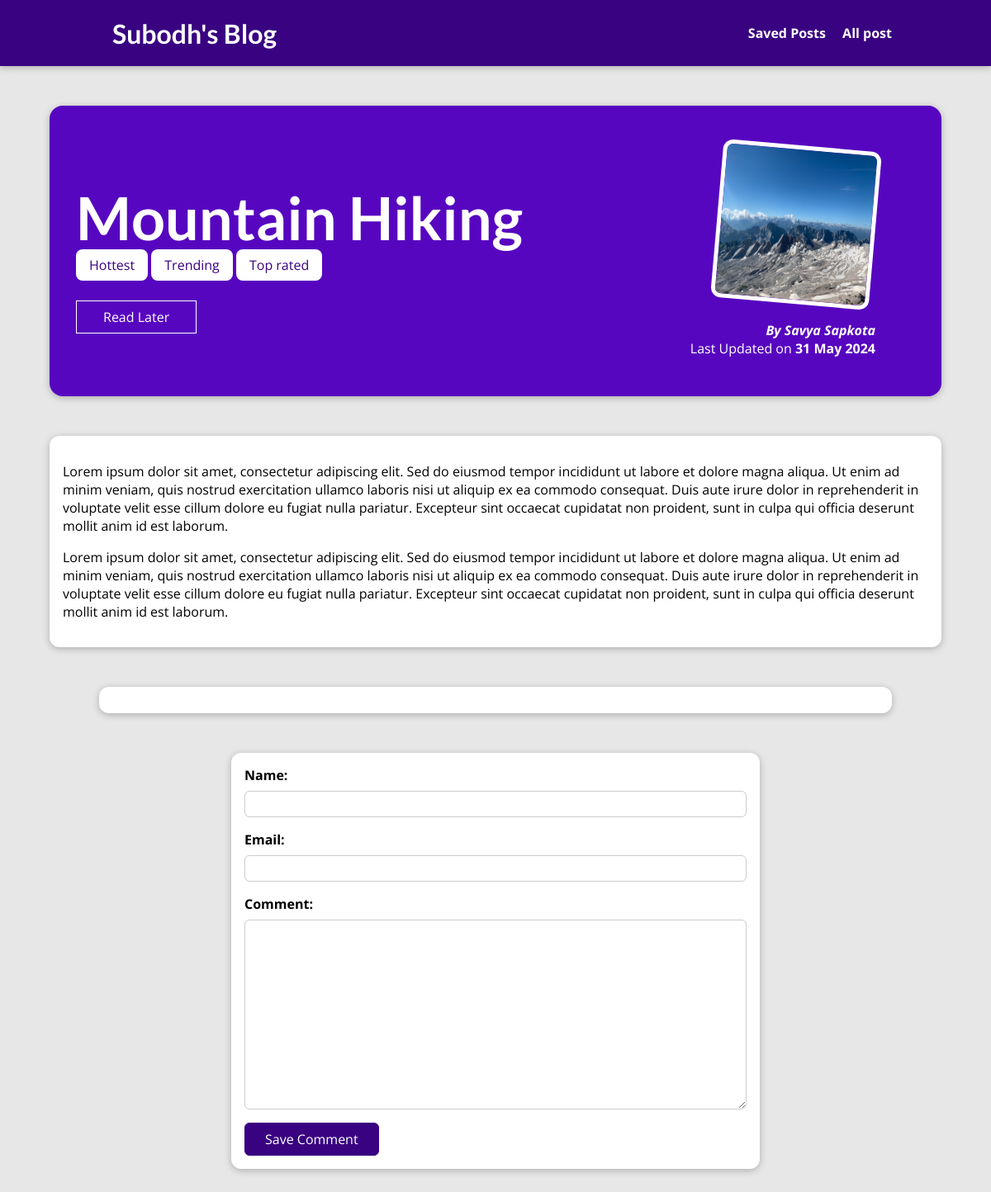
Page /post/mountain-hiking on the committed database.
### blogs/models.py (models this page shows, shortened)
class Post(models.Model):
    title = models.CharField(max_length=100)
    excerpt = models.CharField(max_length=100)
    image = models.ImageField(upload_to="images")
    date = models.DateField(auto_now=True)
    slug = models.SlugField(unique=True)
    content = models.TextField(validators=[MinLengthValidator(10)])
    author = models.ForeignKey(Author,on_delete=models.SET_NULL,null=True,related_name="post")
    tag = models.ManyToManyField(Tag,null=False)

class Tag(models.Model):
    caption = models.CharField(max_length=20)
    def __str__(self) :
        return f"{self.caption}"

class Author(models.Model):
    first_name = models.CharField(max_length=50)
    last_name = models.CharField(max_length=50)
    email = models.EmailField()
    def __str__(self):
        return f"{self.first_name} {self.last_name}"

### blogs/views.py (the view, shortened to what this page needs)
# urls.py: path("post/<slug:slug>",views.PostDetail.as_view(),name="post-detail-page"),
class PostDetail(View):
    def is_stored_post(self,request,post_id):
        stored_post = request.session.get("stored_posts")
        if stored_post is not None:
            is_saved_for_later = post_id in stored_post
            print(is_saved_for_later)
        else:
            is_saved_for_later = False
        return is_saved_for_later
    def get(self,request,slug):
        post = Post.objects.get(slug=slug)
        context = {
            "one_post" : post,
            "post_tags" : post.tag.all(),
            "form" : CommentForm,
            "comments" : post.comment.all().order_by('-id'),
            "is_saved" : self.is_stored_post(request,post.id)
        }
        return render(request,"blogs/post-detail.html",context)

### blogs/templates/blogs/post-detail.html (shortened to what this page needs)
{% extends "base.html" %}
{% load static %}
{% block "css-links" %}
<link rel="stylesheet" href="{%static "blogs/post-detail.css"%}">
{% endblock  %}
{% block "page-contents" %}
   <section id = "summary">
    <h2>{{one_post.title}}</h2>
    <div>
        {% for tag in post_tags %}
            <span class="tag">{{tag}}</span>
        {% endfor %}
    </div>
    <div id = "read-later">
        <form action="{%url "later-view"%}" method="POST">
            <button>
                {% if is_saved %}
                Remove form Saved
                {% else %}
                Read Later
                {% endif %}
            </button>
        </form>
    </div>
    <article>
        <img src="{{one_post.image.url}}" alt="{{one_post.title}}">
        <address>By <a href="mailto:{{one_post.author.email}}">{{one_post.author|title}}</a></address>
        <div>
            Last Updated on <time>{{one_post.date| date:"d M Y"}}</time>
        </div>
    </article>
   </section>
   <main>
    <p>
        {{one_post.content|linebreaks}}
    </p>
   </main>
   <section id="comments">
   </section>
   <section id="comment-form">
    <form action="{%url "post-detail-page" one_post.slug%}" method ="POST">
        {% for fields in form %}
        <div class="form-control {% if fields.errors %}invalid{% endif %}">
            {{fields.label_tag}}
            {{fields}}
        </div>
        {% endfor %}
        <button>Save Comment</button>
    </form>
   </section>
{% endblock  %}

### static/app.css (style rules this page uses)
* { box-sizing: border-box; }
html { font-family: 'Open Sans', 'Lato', sans-serif; }
body { margin: 0; }
h1, h2, h3 { font-family: 'Lato', sans-serif; font-weight: bold; }

### blogs/static/blogs/post-detail.css (style rules this page uses)
body { background-color: #e7e7e7; }
#summary { margin: 8rem auto 3rem auto; padding: 2rem; width: 90%; max-width: 90rem; border-radius: 16px; background-color: #5706c0; position: relative; box-shadow: 0 2px 8px rgba(0, 0, 0, 0.25); height: 22rem; }
#summary h2 { color: white; font-size: 4.5rem; margin-bottom: 0.25rem; }
#summary article { position: absolute; top: 2rem; right: 3rem; padding: 1rem 2rem; border-radius: 12px; text-align: right; color: white; }
#summary article img { width: 12rem; height: 12rem; border-radius: 12px; transform: rotateZ(5deg); border: 5px solid white; margin-bottom: 1rem; }
#summary address { font-weight: bold; }
#summary a { color: white; text-decoration: none; }
#summary time { font-weight: bold; }
#read-later { margin: 2rem 0; }
#read-later button { background-color: transparent; border: 1px solid white; padding: 0.5rem 2rem; font: inherit; color: white; cursor: pointer; }
main { width: 90%; max-width: 90rem; margin: 3rem auto; background-color: white; padding: 1rem; border-radius: 12px; box-shadow: 0 2px 8px rgba(0, 0, 0, 0.25); }
.tag { background-color: white; color: #390281; padding: 0.5rem 1rem; border-radius: 8px; }
#comment-form { margin: 3rem auto; width: 90%; max-width: 40rem; border-radius: 12px; background-color: white; box-shadow: 0 2px 8px rgba(0, 0, 0, 0.25); padding: 1rem; }
#comment-form button { font: inherit; background-color: #390281; color: white; border: 1px solid #390281; padding: 0.5rem 1.5rem; border-radius: 6px; cursor: pointer; }
.form-control { margin-bottom: 1rem; }
.form-control label { font-weight: bold; margin-bottom: 0.5rem; display: block; }
.form-control input, .form-control textarea { display: block; width: 100%; font: inherit; padding: 0.25rem; border-radius: 6px; border: 1px solid #ccc; }
#comments { margin: 3rem auto; width: 90%; max-width: 60rem; border-radius: 12px; background-color: white; box-shadow: 0 2px 8px rgba(0, 0, 0, 0.25); padding: 1rem 2rem; }

### rows in the picture
Post: title "Mountain Hiking", image (picture), author "Savya Sapkota", date "31 May 2024", content "Lorem ipsum dolor sit amet, consectetur adipiscing elit. Sed do eiusmod tempor incididunt ut labore et dolore magna aliqua. Ut enim ad minim veniam, quis nostrud exercitation ullamco laboris nisi ut aliquip ex ea commodo consequat. Duis aute irure dolor in reprehenderit in voluptate velit esse cillum dolore eu fugiat nulla pariatur. Excepteur sint occaecat cupidatat non proident, sunt in culpa qui officia deserunt mollit anim id est laborum. Lorem ipsum dolor sit amet, consectetur adipiscing elit. Sed do eiusmod tempor incididunt ut labore et dolore magna aliqua. Ut enim ad minim veniam, quis nostrud exercitation ullamco laboris nisi ut aliquip ex ea commodo consequat. Duis aute irure dolor…"
Tag: caption "Hottest"
Tag: caption "Trending"
Tag: caption "Top rated"

### other values in the picture
{{ fields.label_tag }} "Name:" "Email:" "Comment:"
